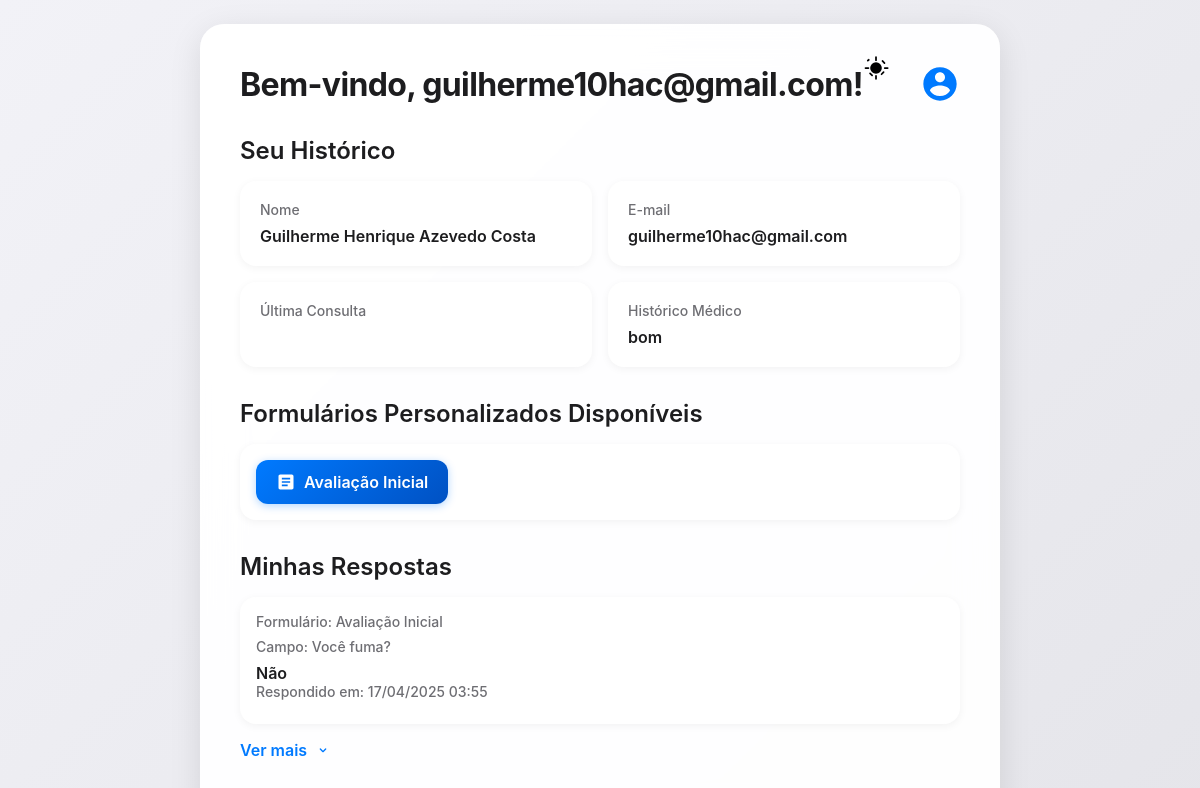
The app's page /area/ (signed in) with its own data.
### agenda/models.py (models this page shows, shortened)
class HistoricoSaude(models.Model):
    usuario = models.OneToOneField(User, on_delete=models.CASCADE, null=True, blank=True, related_name='historico')
    nome = models.CharField(max_length=100)
    telefone = models.CharField(max_length=20)
    email = models.EmailField()
    data_nascimento = models.DateField()
    convenio = models.CharField(max_length=100, blank=True)
    motivo_da_consulta = models.TextField(blank=True)
    possui_doencas_cronicas = models.BooleanField(default=False)
    alergias = models.TextField(blank=True)
    uso_medicamentos = models.TextField(blank=True)
    historico_medico = models.TextField()
    ultima_consulta = models.DateField(null=True, blank=True)

class FormularioPersonalizado(models.Model):
    nome = models.CharField(max_length=100)
    criado_em = models.DateTimeField(auto_now_add=True)

class RespostaFormulario(models.Model):
    formulario = models.ForeignKey(FormularioPersonalizado, on_delete=models.CASCADE, related_name='respostas')
    usuario = models.ForeignKey(User, on_delete=models.CASCADE, related_name='respostas_formularios')
    campo = models.ForeignKey(CampoFormulario, on_delete=models.CASCADE)
    valor = models.TextField()
    respondido_em = models.DateTimeField(auto_now_add=True)

class CampoFormulario(models.Model):
    TIPO_CAMPO_CHOICES = [
        ('texto', 'Texto Curto'),
        ('texto_longo', 'Texto Longo'),
        ('sim_nao', 'Sim/Não'),
    ]
    formulario = models.ForeignKey(FormularioPersonalizado, on_delete=models.CASCADE, related_name='campos')
    nome = models.CharField(max_length=100)
    tipo = models.CharField(max_length=20, choices=TIPO_CAMPO_CHOICES)
    obrigatorio = models.BooleanField(default=False)

### agenda/views.py (the view)
# urls.py: path('area/', views.area_paciente, name='area_paciente'),
@login_required
def area_paciente(request):
    try:
        historico = request.user.historico
    except HistoricoSaude.DoesNotExist:
        return redirect('formulario')
    formularios = FormularioPersonalizado.objects.all()
    respostas = RespostaFormulario.objects.filter(usuario=request.user)
    return render(request, 'paciente_area.html', {
        'user': request.user,
        'historico': historico,
        'formularios': formularios,
        'respostas': respostas,
    })

### agenda/templates/paciente_area.html (shortened to what this page needs)
<!DOCTYPE html>
<html lang="pt-br">
<head>
</head>
<body class="light">
    <div class="area-container">
        <div class="header">
            <h1>Bem-vindo, {{ user.username }}!</h1>
            <div class="user-icon" tabindex="0" aria-label="Opções de usuário">
                <svg viewBox="0 0 24 24">
                    <path d="M12 2C6.48 2 2 6.48 2 12s4.48 10 10 10 10-4.48 10-10S17.52 2 12 2zm0 3c1.66 0 3 1.34 3 3s-1.34 3-3 3-3-1.34-3-3 1.34-3 3-3zm0 14.2c-2.5 0-4.71-1.28-6-3.22.03-1.99 4-3.08 6-3.08 1.99 0 5.97 1.09 6 3.08-1.29 1.94-3.5 3.22-6 3.22z"/>
                </svg>
            </div>
        </div>
        <button class="theme-toggle" aria-label="Alternar entre tema claro e escuro" aria-checked="false">
        </button>
        <div class="section">
            <h2 class="section-title">Seu Histórico</h2>
            {% if historico %}
                <div class="info-grid">
                    <div class="info-card">
                        <p>Nome</p>
                        <span>{{ historico.nome }}</span>
                    </div>
                    <div class="info-card">
                        <p>E-mail</p>
                        <span>{{ historico.email }}</span>
                    </div>
                    <div class="info-card">
                        <p>Última Consulta</p>
                    </div>
                    <div class="info-card">
                        <p>Histórico Médico</p>
                        <span>{{ historico.historico_medico }}</span>
                    </div>
                </div>
            {% else %}
                <p class="empty-message">Nenhum histórico encontrado. Preencha o formulário primeiro.</p>
            {% endif %}
        </div>
        <div class="section">
            <h2 class="section-title">Formulários Personalizados Disponíveis</h2>
            {% if formularios %}
                <div class="formulario-list">
                    {% for formulario in formularios %}
                        <div class="formulario-card">
                            <a href="{% url 'formulario_personalizado' formulario.id %}" class="formulario-button">
                                <svg viewBox="0 0 24 24">
                                    <path d="M19 3H5c-1.1 0-2 .9-2 2v14c0 1.1.9 2 2 2h14c1.1 0 2-.9 2-2V5c0-1.1-.9-2-2-2zm-5 14H7v-2h7v2zm3-4H7v-2h10v2zm0-4H7V7h10v2z"/>
                                </svg>
                                {{ formulario.nome }}
                            </a>
                        </div>
                    {% endfor %}
                </div>
            {% else %}
                <p class="empty-message">Nenhum formulário personalizado disponível.</p>
            {% endif %}
        </div>
        <div class="section">
            <h2 class="section-title">Minhas Respostas</h2>
            {% if respostas %}
                <div class="resposta-list" id="resposta-list">
                    <div class="resposta-card">
                        <p>Formulário: {{ respostas.0.formulario.nome }}</p>
                        <p>Campo: {{ respostas.0.campo.nome }}</p>
                        <span>{{ respostas.0.valor }}</span>
                        <p>Respondido em: {{ respostas.0.respondido_em|date:"d/m/Y H:i" }}</p>
                    </div>
                </div>
                {% if respostas|length > 1 %}
                    <button class="toggle-respostas" id="toggle-respostas">
                        Ver mais
                        <svg class="arrow-icon" viewBox="0 0 24 24">
                            <path d="M12 15.5a1 1 0 0 1-.71-.29l-4-4a1 1 0 1 1 1.42-1.42L12 13.1l3.29-3.3a1 1 0 1 1 1.42 1.42l-4 4a1 1 0 0 1-.71.29z"/>
                        </svg>
                    </button>
                {% endif %}
            {% else %}
                <p class="empty-message">Nenhuma resposta enviada ainda.</p>
            {% endif %}
        </div>
    </div>
</body>
</html>

### agenda/templates/paciente_area.html (style rules this page uses)
* { margin: 0; padding: 0; box-sizing: border-box; font-family: -apple-system, BlinkMacSystemFont, 'SF Pro', 'Helvetica Neue', Arial, sans-serif; -webkit-font-smoothing: antialiased; -moz-osx-font-smoothing: grayscale; }
body { min-height: 100vh; display: flex; justify-content: center; align-items: center; padding: 24px; overflow-y: auto; overscroll-behavior: none; transition: background 0.3s ease; }
body.light { background: linear-gradient(135deg, #f2f2f7 0%, #e5e5ea 100%); }
.area-container { position: relative; background: rgba(255, 255, 255, 0.95); backdrop-filter: blur(20px); padding: 40px; border-radius: 24px; box-shadow: 0 8px 32px rgba(0, 0, 0, 0.1); width: 100%; max-width: 800px; animation: fadeIn 0.5s cubic-bezier(0.36, 0.07, 0.19, 0.97); transition: background 0.3s ease, box-shadow 0.3s ease; }
.header { display: flex; justify-content: space-between; align-items: center; margin-bottom: 32px; position: relative; }
.header h1 { font-size: 32px; font-weight: 700; color: #1d1d1f; letter-spacing: -0.02em; }
.user-icon { width: 40px; height: 40px; cursor: pointer; transition: transform 0.2s ease; }
.user-icon svg { width: 100%; height: 100%; fill: #007aff; }
.theme-toggle { position: absolute; top: 20px; right: 100px; width: 48px; height: 48px; background: none; border: none; cursor: pointer; display: flex; align-items: center; justify-content: center; transition: transform 0.2s ease; }
.theme-toggle svg { width: 28px; height: 28px; fill: #000; }
.theme-toggle .sun-icon { display: block; }
.section { margin-bottom: 32px; }
.section-title { font-size: 24px; font-weight: 600; color: #1d1d1f; margin-bottom: 16px; }
.info-grid { display: grid; grid-template-columns: repeat(auto-fit, minmax(250px, 1fr)); gap: 16px; }
.info-card { background: #ffffff; border-radius: 16px; padding: 20px; box-shadow: 0 2px 8px rgba(0, 0, 0, 0.05); transition: transform 0.2s ease, box-shadow 0.2s ease; }
.info-card p { font-size: 14px; font-weight: 500; color: #6e6e73; margin-bottom: 8px; }
.info-card span { font-size: 16px; font-weight: 600; color: #1d1d1f; }
.formulario-list { display: flex; flex-direction: column; gap: 12px; }
.formulario-card { background: #ffffff; border-radius: 16px; padding: 16px; box-shadow: 0 2px 8px rgba(0, 0, 0, 0.05); transition: transform 0.2s ease, box-shadow 0.2s ease; }
.formulario-button { display: inline-flex; align-items: center; gap: 8px; padding: 12px 20px; background: linear-gradient(135deg, #007aff 0%, #0051c3 100%); color: #ffffff; font-size: 16px; font-weight: 600; text-decoration: none; border-radius: 12px; box-shadow: 0 2px 8px rgba(0, 122, 255, 0.3); transition: background 0.3s ease, transform 0.2s ease, box-shadow 0.2s ease; }
.formulario-button svg { width: 20px; height: 20px; fill: #ffffff; }
.resposta-list { display: flex; flex-direction: column; gap: 12px; }
.resposta-card { background: #ffffff; border-radius: 16px; padding: 16px; box-shadow: 0 2px 8px rgba(0, 0, 0, 0.05); transition: transform 0.2s ease, box-shadow 0.2s ease; }
.resposta-card p { font-size: 14px; font-weight: 500; color: #6e6e73; margin-bottom: 8px; }
.resposta-card span { font-size: 16px; font-weight: 600; color: #1d1d1f; }
.toggle-respostas { display: flex; align-items: center; gap: 8px; margin-top: 16px; background: none; border: none; font-size: 16px; font-weight: 600; color: #007aff; cursor: pointer; transition: color 0.2s ease; }
.toggle-respostas svg { width: 16px; height: 16px; fill: #007aff; transition: transform 0.3s ease, fill 0.2s ease; }

### records on screen
HistoricoSaude: nome "Guilherme Henrique Azevedo Costa", email "guilherme10hac@gmail.com", historico_medico "bom"
FormularioPersonalizado: nome "Avaliação Inicial"
RespostaFormulario: formulario.nome "Avaliação Inicial", campo.nome "Você fuma?", valor "Não", respondido_em "17/04/2025 03:55"

### other values on screen
{{ user.username }} "guilherme10hac@gmail.com"
